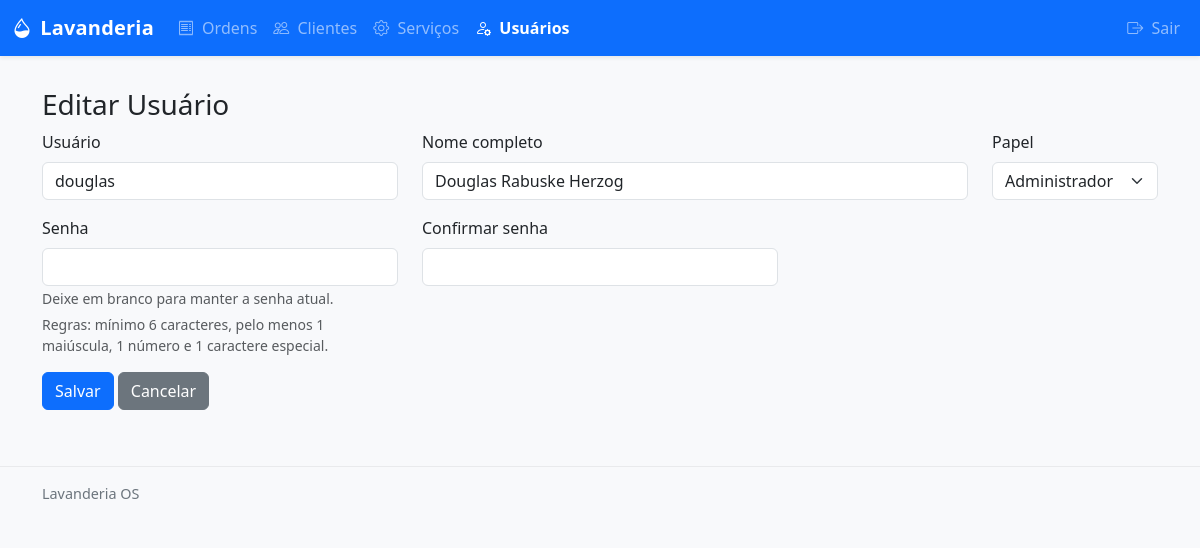
Screenshot of /users/2/edit (signed in) with the database file from the repository.
### app/models.py (models this page shows, shortened)
class User(UserMixin, db.Model):
    id = db.Column(db.Integer, primary_key=True)
    username = db.Column(db.String(80), unique=True, nullable=False)
    full_name = db.Column(db.String(120), nullable=False)
    role = db.Column(db.String(20), default="user")
    password_hash = db.Column(db.String(255), nullable=False)
    active = db.Column(db.Boolean, default=True)
    created_at = db.Column(db.DateTime, default=datetime.utcnow)

### app/users.py (the view, shortened to what this page needs)
@users_bp.route("/<int:user_id>/edit", methods=["GET", "POST"])
@login_required
def edit_user(user_id):
    user = User.query.get_or_404(user_id)
    form = UserEditForm(obj=user)
    return render_template("users/form.html", form=form, action="Editar")

### app/forms.py
class UserEditForm(FlaskForm):
    username = StringField("Usuário", validators=[DataRequired(), Length(min=3, max=80)])
    full_name = StringField("Nome completo", validators=[DataRequired(), Length(min=3, max=120)])
    role = SelectField("Papel", choices=[("admin", "Administrador"), ("user", "Usuário")])
    password = PasswordField("Senha", validators=[Optional(), *strong_password_rules])
    confirm_password = PasswordField(
        "Confirmar senha",
        validators=[Optional(), EqualTo("password", message="As senhas não coincidem.")],
    )
    submit = SubmitField("Salvar")

### app/models.py (called while the page is built)
@login_manager.user_loader
def load_user(user_id):
    return User.query.get(int(user_id))

### app/templates/users/form.html (shortened to what this page needs)
{% extends 'base.html' %}
{% block content %}
<h3>{{ action }} Usuário</h3>
<form method="post">
  <div class="row">
    <div class="col-md-4 mb-3">
      {{ form.username.label(class_='form-label') }}
      {{ form.username(class_='form-control' + (' is-invalid' if form.username.errors else '')) }}
    </div>
    <div class="col-md-6 mb-3">
      {{ form.full_name.label(class_='form-label') }}
      {{ form.full_name(class_='form-control' + (' is-invalid' if form.full_name.errors else '')) }}
    </div>
    <div class="col-md-2 mb-3">
      {{ form.role.label(class_='form-label') }}
      {{ form.role(class_='form-select searchable' + (' is-invalid' if form.role.errors else '')) }}
    </div>
  </div>
  <div class="row">
    <div class="col-md-4 mb-3">
      {{ form.password.label(class_='form-label') }}
      {{ form.password(class_='form-control' + (' is-invalid' if form.password.errors else '')) }}
      {% if action == 'Editar' %}
        <small class="text-muted">Deixe em branco para manter a senha atual.</small>
      {% endif %}
      <div class="form-text">Regras: mínimo 6 caracteres, pelo menos 1 maiúscula, 1 número e 1 caractere especial.</div>
    </div>
    <div class="col-md-4 mb-3">
      {{ form.confirm_password.label(class_='form-label') }}
      {{ form.confirm_password(class_='form-control' + (' is-invalid' if form.confirm_password.errors else '')) }}
    </div>
  </div>
  <button class="btn btn-primary">Salvar</button>
  <a class="btn btn-secondary" href="{{ url_for('users.list_users') }}">Cancelar</a>
</form>
{% endblock %}

### app/static/css/styles.css (style rules this page uses)
body { padding-bottom: 40px; }
body { background-color: #f8f9fb; }
label.form-label { font-weight: 500; }

### app/templates/base.html (style rules this page uses)
body { padding-top: 64px; }

### rows the page displays
User: username "douglas", full_name "Douglas Rabuske Herzog", role "Administrador"

### other values shown
{{ action }} "Editar"
